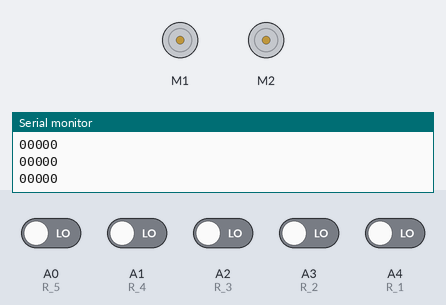
A sketch run on a simulated Arduino Uno, built with avr-gcc and run on an emulated ATmega328P. Shown: 2 × DC motor (green arrow = forward, orange = backward, longer = faster), the last lines printed to the serial monitor. Inputs (shaded band) come from the test bench; at power-on: A0 (R_5), A1 (R_4), A2 (R_3), A3 (R_2), A4 (R_1) LOW.

Above: at 1.2 s.
1.3 s: A0 (R_5) driven HIGH
At 1.7 s:
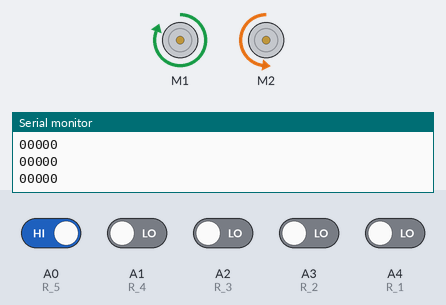
2.8 s: A2 (R_3) driven HIGH
At 4.1 s:
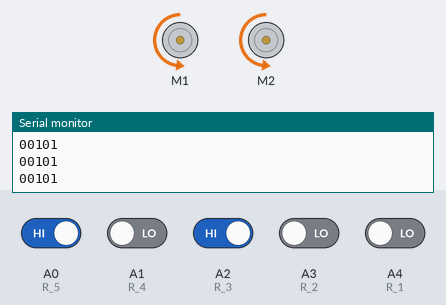
4.4 s: A2 (R_3) driven LOW
At 5.3 s:
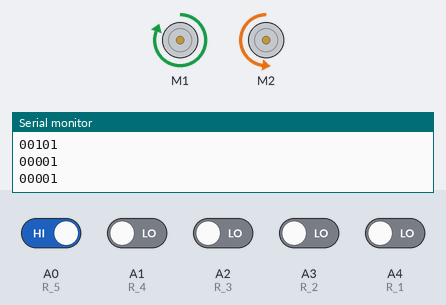
5.9 s: A0 (R_5) driven LOW
At 6.6 s:
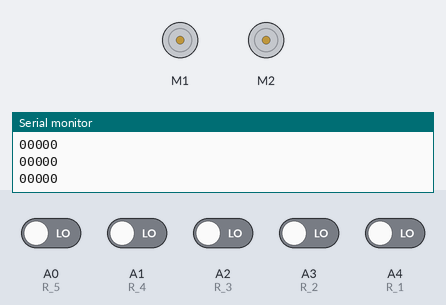
7.5 s: A4 (R_1) driven HIGH
At 8.7 s:
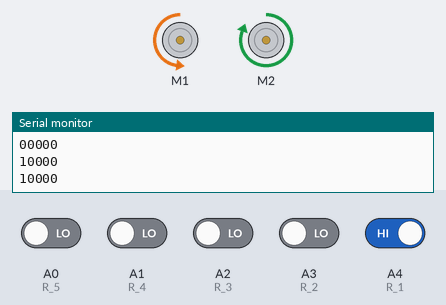
9.0 s: A0 (R_5) driven HIGH and A1 (R_4) driven HIGH
At 10.2 s:
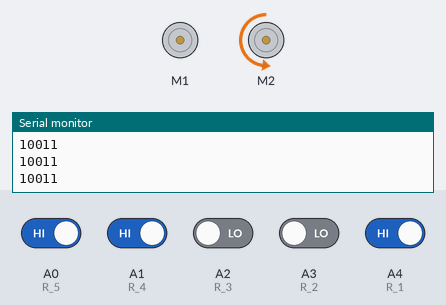
Timing chart, 0 to 11.6 s (numbered marks = the images above; inputs shaded):
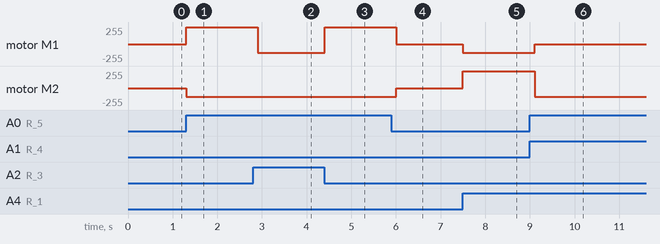

Measured:
- after the input at 1.3 s, motor M1: stopped → forward 255/255 at once; motor M2: stopped → backward 130/255 at once
- after the input at 2.8 s, motor M1: forward 255/255 → backward 130/255 after 0.10 s
- after the input at 4.4 s, motor M1: backward 130/255 → forward 255/255 at once
- after the input at 5.9 s, motor M1: forward 255/255 → stopped after 0.10 s; motor M2: backward 130/255 → stopped after 0.10 s
- after the input at 7.5 s, motor M1: stopped → backward 130/255 at once; motor M2: stopped → forward 255/255 at once
- after the input at 9.0 s, motor M1: backward 130/255 → stopped after 0.10 s; motor M2: forward 255/255 → backward 130/255 after 0.10 s

The sketch:

linefollowermain.ino
```cpp
#include <AFMotor.h>

AF_DCMotor motor1(1, MOTOR12_1KHZ);
AF_DCMotor motor2(2, MOTOR12_1KHZ);


#define R_1 A4

#define R_2 A3
#define R_3 A2
#define R_4 A1
#define R_5 A0

#define B BACKWARD
#define F FORWARD
#define R RELEASE
#define s 130


void setup() {

  pinMode(R_1, INPUT);

  pinMode(R_2, INPUT);

  pinMode(R_3, INPUT);

  pinMode(R_4, INPUT);

  pinMode(R_5, INPUT);
  Serial.begin(9600);

}

void loop(){
  Serial.print(digitalRead(R_1));
  Serial.print(digitalRead(R_2));
  Serial.print(digitalRead(R_3));
  Serial.print(digitalRead(R_4));
  Serial.println(digitalRead(R_5));
  if((digitalRead(R_1) == 1) && (digitalRead(R_2) == 1) && (digitalRead(R_3) == 1) && (digitalRead(R_4) == 1) && (digitalRead(R_5) == 1)){
    stop();
  }
  else if((digitalRead(R_1) == 1) && (digitalRead(R_2) == 0) && (digitalRead(R_3) == 1) && (digitalRead(R_4) == 1) && (digitalRead(R_5) == 1)){
    partialleft();
  }
  else if((digitalRead(R_1) == 1) && (digitalRead(R_2) == 1) && (digitalRead(R_3) == 1) && (digitalRead(R_4) == 0) && (digitalRead(R_5) == 1)){
    partialright();
  }
  else if((digitalRead(R_1) == 1) && (digitalRead(R_2) == 0) && (digitalRead(R_3) == 0) && (digitalRead(R_4) == 1) && (digitalRead(R_5) == 1)){
    partialleft();
  }
  else if((digitalRead(R_1) == 1) && (digitalRead(R_2) == 1) && (digitalRead(R_3) == 0) && (digitalRead(R_4) == 0) && (digitalRead(R_5) == 1)){
    partialright();
  }

  else if((digitalRead(R_1) == 0) && (digitalRead(R_2) == 0) && (digitalRead(R_3) == 0) && (digitalRead(R_4) == 0) && (digitalRead(R_5) == 0)){
    stop();
  }
  else if((digitalRead(R_1) == 1) && (digitalRead(R_2) == 1) && (digitalRead(R_3) == 0) && (digitalRead(R_4) == 1) && (digitalRead(R_5) == 1)){
    forward();
  }
  else if((digitalRead(R_1) == 0) && (digitalRead(R_2) == 1) && (digitalRead(R_3) == 1) && (digitalRead(R_4) == 1) && (digitalRead(R_5) == 1)){
    left();
  }

  else if((digitalRead(R_1) == 1) && (digitalRead(R_2) == 1) && (digitalRead(R_3) == 1) && (digitalRead(R_4) == 1) && (digitalRead(R_5) == 0)){
    right();
  }
  else if((digitalRead(R_1) == 0) && (digitalRead(R_2) == 0) && (digitalRead(R_3) == 1) && (digitalRead(R_4) == 1) && (digitalRead(R_5) == 1)){
    left();
  }

  else if((digitalRead(R_1) == 1) && (digitalRead(R_2) == 1) && (digitalRead(R_3) == 1) && (digitalRead(R_4) == 0) && (digitalRead(R_5) == 0)){
    right();
  }
  else if((digitalRead(R_1) == 0) && (digitalRead(R_2) == 0) && (digitalRead(R_3) == 0) && (digitalRead(R_4) == 1) && (digitalRead(R_5) == 1)){
    left();
  }
  else if((digitalRead(R_1) == 1) && (digitalRead(R_2) == 0) && (digitalRead(R_3) == 0) && (digitalRead(R_4) == 0) && (digitalRead(R_5) == 1)){
    forward();
  }
  else if((digitalRead(R_1) == 1) && (digitalRead(R_2) == 1) && (digitalRead(R_3) == 0) && (digitalRead(R_4) == 0) && (digitalRead(R_5) == 0)){
    right();
  }
  else if((digitalRead(R_1) == 0) && (digitalRead(R_2) == 0) && (digitalRead(R_3) == 0) && (digitalRead(R_4) == 0) && (digitalRead(R_5) == 1)){
    left();
  }
  else if((digitalRead(R_1) == 1) && (digitalRead(R_2) == 0) && (digitalRead(R_3) == 0) && (digitalRead(R_4) == 0) && (digitalRead(R_5) == 0)){
    right();
  }
  else{
    forward();
  }
}


void partialright(){
  //main
  motor2.run(R);
  motor2.setSpeed(0);
  motor1.run(B);
  motor1.setSpeed(s);
}

void partialleft(){
  // main
  motor1.run(R);
  motor1.setSpeed(0);
  motor2.run(B);
  motor2.setSpeed(s);
}

void right(){
  // main
  motor1.run(B);
  motor1.setSpeed(s);
  motor2.run(F);
  motor2.setSpeed(255);
  delay(400);
}

void left(){
  //main
  motor1.run(F);
  motor1.setSpeed(255);
  motor2.run(B);
  motor2.setSpeed(s);
  delay(400);
}

void forward(){
  //main
  motor1.run(B);
  motor1.setSpeed(s);
  motor2.run(B);
  motor2.setSpeed(s);


}

void stop(){
  motor1.run(RELEASE);
  motor1.setSpeed(0);
  motor2.run(RELEASE);
  motor2.setSpeed(0);
}
```
